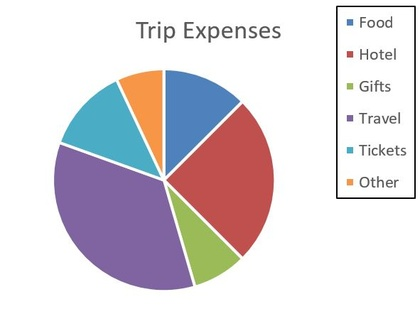
%> input picture TestCases/C1_2.JPG, 420 x 309 px, shrunk from 591 x 435 before the run
$ octave --eval "result = ExtractPie(imread('TestCases/C1_2.JPG'));"   (GNU Octave 9; MATLAB toolbox functions it lacks are replaced by stand-ins)
%> lines starting %> are read from the running program, lines starting %| are printed output that depends on the picture; in (x1, y1, x2, y2) boxes, pixels count from 0 and x2, y2 are one past the last pixel; in counts of white or black regions, pixels touching at a corner belong together; the program's own positions count from 1
function out = ExtractPie( i )
%   this function takes RGB image i and mask out the pie shape from the
%   image
[H, W, ~] = size(i) ;
%> H = 309; W = 420
igray=rgb2gray(i);
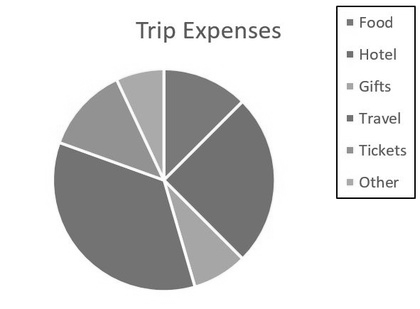
%> igray: size 309x420 uint8; min 0, max 255, mean 215.1
ed=edge(igray, 'canny');
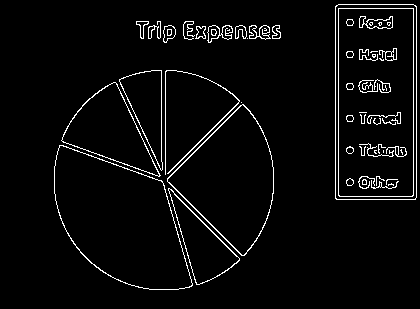
%> ed: size 309x420 logical; 4% white in thin lines or dots, all inside (x1, y1, x2, y2) = (54, 4, 417, 290)
se = strel('disk', 4);
ed=imdilate(ed, se);
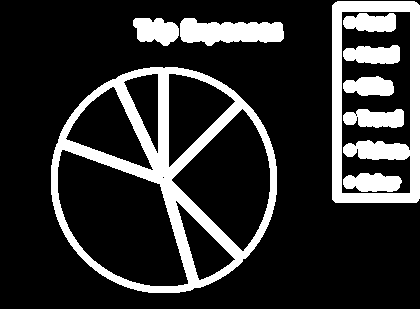
%> ed: size 309x420 logical; 19.5% white; 9 white regions, largest, box (x1, y1, x2, y2) and area: (51, 67, 277, 293) 11579, (332, 1, 420, 203) 6456, (180, 18, 284, 46) 2078
%find circles and mark them
[centers, rads] = imfindcircles(ed,[90 200]);
%> centers = [164.3 181]; rads = 113.5
[X,Y] = meshgrid(1:W, 1:H);
%circle equation
circlePixels = (X - centers(1)).^2 + (Y - centers(2)).^2 < rads(1).^2;
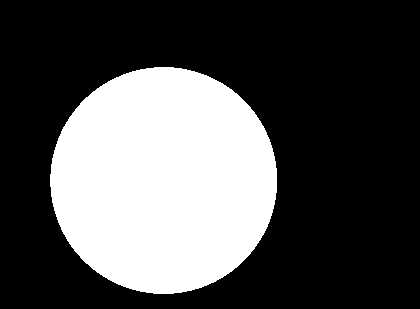
%> circlePixels: size 309x420 logical; 31.2% white; 1 white region, box (x1, y1, x2, y2) and area: (50, 67, 277, 294) 40444
for h=1:H
    for w=1:W
        if(circlePixels(h, w)==0)
            i(h, w, :)=0;
        end
    end
end
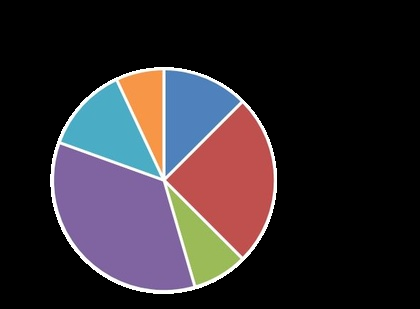
%> i: size 309x420x3 uint8; mean R, G, B 47.7, 41.1, 46.3
out=i;
end

$ run again, on TestCases/C3_2.JPG
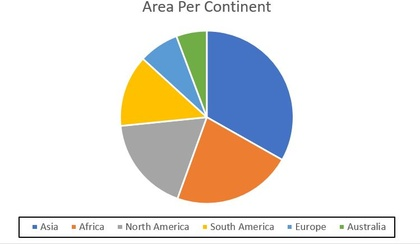
%> input picture TestCases/C3_2.JPG, 420 x 244 px, shrunk from 749 x 436 before the run
%> in ExtractPie, `ed=imdilate(ed, se);`:
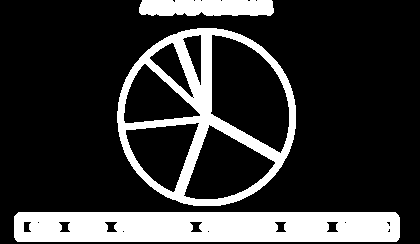
%> ed: size 244x420 logical; 20.9% white; 3 white regions, box (x1, y1, x2, y2) and area: (14, 212, 400, 242) 11081, (117, 28, 296, 206) 8274, (139, 0, 274, 16) 2026
%> centers = [206.9 118.2]; rads = 91.06
%> circlePixels: size 244x420 logical; 25.4% white; 1 white region, box (x1, y1, x2, y2) and area: (115, 27, 297, 209) 26053
%> after the loop in ExtractPie, `for h=1:H`:
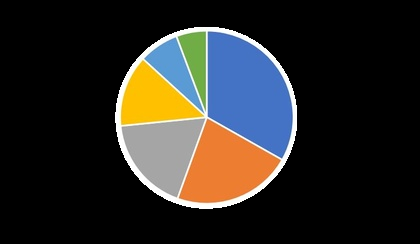
%> i: size 244x420x3 uint8; mean R, G, B 42.3, 40.3, 36.7

$ run again, on TestCases/C4_1.jpg
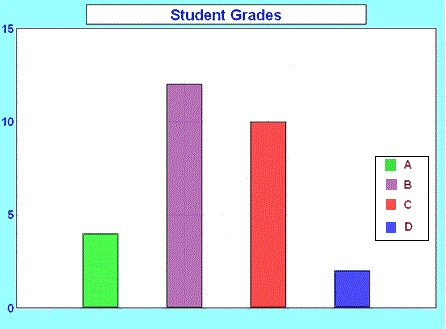
%> input picture TestCases/C4_1.jpg, 446 x 329 px
%> in ExtractPie, `ed=imdilate(ed, se);`:
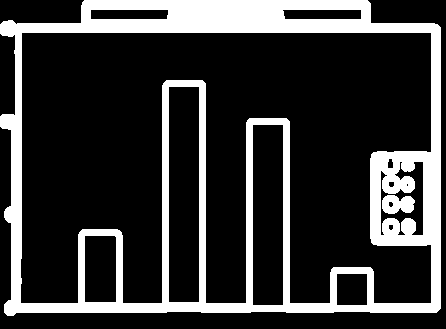
%> ed: size 329x446 logical; 21.8% white; 2 white regions, box (x1, y1, x2, y2) and area: (0, 0, 441, 316) 31533, (382, 195, 415, 214) 479
%> centers = [223.5 165]; rads = 159.7
%> circlePixels: size 329x446 logical; 54.6% white; 1 black region, box (x1, y1, x2, y2) and area: (0, 0, 446, 329) 66562
%> after the loop in ExtractPie, `for h=1:H`:
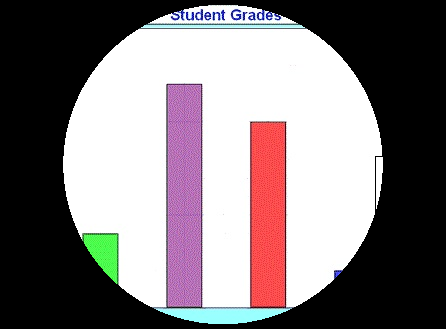
%> i: size 329x446x3 uint8; mean R, G, B 129.6, 121.1, 124

$ run again, on TestCases/C1_1.png
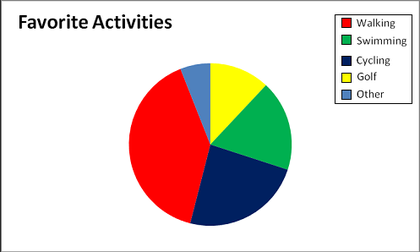
%> input picture TestCases/C1_1.png, 420 x 252 px, shrunk from 497 x 298 before the run
%> in ExtractPie, `ed=imdilate(ed, se);`:
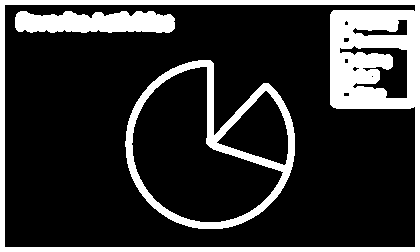
%> ed: size 252x420 logical; 19.9% white; 3 white regions, box (x1, y1, x2, y2) and area: (0, 0, 420, 252) 13209, (125, 60, 295, 229) 4939, (15, 11, 175, 33) 2934
%> centers = [210.5 126.5]; rads = 101.7
%> circlePixels: size 252x420 logical; 30.7% white; 1 white region, box (x1, y1, x2, y2) and area: (108, 24, 312, 228) 32504
%> after the loop in ExtractPie, `for h=1:H`:
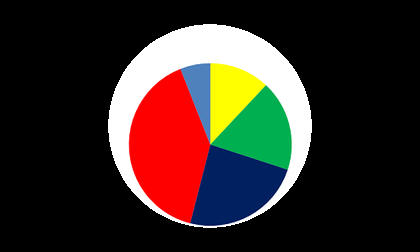
%> i: size 252x420x3 uint8; mean R, G, B 55.2, 43.5, 37.9
